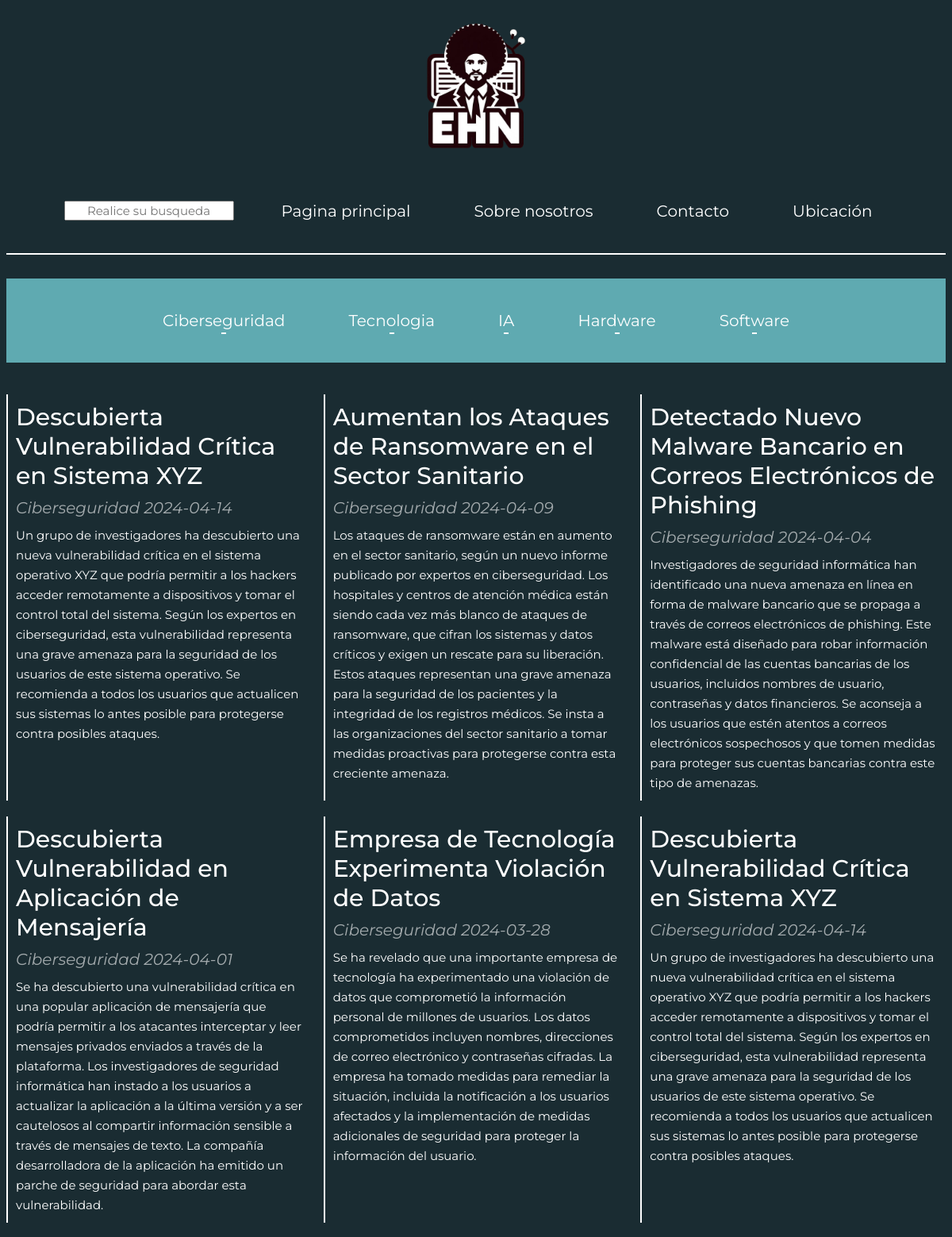
Screenshot of /htchamiti/index.php (upper part) with the database file from the repository.
### tables this page shows
Create Table Secciones (
ID_seccion int auto_increment primary key,
Seccion_noticia ENUM('Ciberseguridad','Tecnologia','IA','Hardware','Software')
);

Create Table Noticias (
	ID_noticia int auto_increment primary key,
    Contenido_noticia text,
    Fecha_noticia date,
    ID_seccion int,
    Titulo_noticia Char(100),
    FOREIGN KEY(ID_seccion) REFERENCES Secciones(ID_Seccion) ON UPDATE CASCADE ON DELETE SET NULL 
    );

### htchamiti/index.php (the view, shortened to what this page needs)
<?php
require('conn.php');
$consulta = "SELECT * FROM Noticias INNER JOIN Secciones ON Secciones.ID_seccion = Noticias.ID_seccion";
$result = $con -> query($consulta);
$consulta2 = "SELECT * FROM Secciones";
$result2 = $con -> query($consulta2);
?>
<!DOCTYPE html>
<html lang="en">
<head>
    <link rel="stylesheet" href="../styles/styles.css">
</head>
<body>
    <header>
        <a href="./index.html" class="logo"><img src="../data/img/logo.png" alt="logo de la empresa" ></a>
        <nav>
            <ul class="url">
                <li><input type="text" class="busqueda" placeholder="Realice su busqueda"></li>
                <li><a href="../index.html">Pagina principal</a></li>
                <li><a href="../sobreNosotros.html">Sobre nosotros</a></li>
                <li><a href="../contacto.html">Contacto</a></li>
                <li><a href="../ubicacion.html">Ubicación</a></li>
            </ul>
        </nav>
    </header>
    <main>
        <aside>
            <ul>
                <?php
                while($row2 = $result2 -> fetch_assoc()){
                    echo  "<li><a href =''>".$row2['Seccion_noticia']."</a></li>";
                }
                ?>
            </ul>
        </aside>
        <div class="contenedorNoticias">
            <?php
            while ($row = $result ->  fetch_assoc()) {
                echo '<article class="articulo tipo .'.$row['ID_noticia'].'">';
                echo '<h1 class="tituloArticulo">' . $row['Titulo_noticia'] .'</h1>';
                echo '<h5 class="subtitulo">' . $row['Seccion_noticia'] . ' ' . $row['Fecha_noticia']. '</h5>';
                echo '<p class="contenidoArticulo">' . $row['Contenido_noticia'] .  '</p>';
                echo '</article>';
            }
            ?>
        </div>
    </main>
</body>
</html>

### styles/styles.css (style rules this page uses)
html { scroll-behavior: smooth; }
body { display: grid; grid-template-columns: repeat(auto-fit, minmax(300px, 1fr)); grid-template-rows: auto; grid-column-gap: 0px; grid-row-gap: 30px; background-color: #1a2c32; }
header { display: flex; flex-wrap: wrap; grid-area: 1 / 1 / 1 / 8; width: 100%; border-bottom: #ffffff 2px solid; align-items: center; align-content: center; justify-content: center; }
.busqueda { font-family: 'montserrat'; font-weight: normal; font-size: 15px; text-align: center; }
.logo img { width: 200px; object-fit: cover; }
nav { grid-area: 1 / 2 / 2 / 6; display: flex; flex-wrap: wrap; }
nav ul { display: flex; flex-wrap: wrap; list-style: none; padding: 5px; justify-content: center; align-items: center; text-align: center; width: 100%; }
nav ul li { padding: 10px; margin: 10px; color: white; }
nav ul li a { text-decoration: none; color: white; font-family: 'Montserrat'; font-size: 20px; padding: 20px; }
a { text-decoration: none; }
main { grid-area: 2 / 1 / 5 / 8; }
main aside { display: flex; flex-wrap: wrap; background-color: rgb(95, 170, 177); position: sticky; top: 0; }
main aside ul { display: flex; flex-wrap: wrap; list-style: none; padding: 5px; justify-content: center; align-items: center; text-align: center; width: 100%; }
aside ul li { padding: 10px; margin: 10px; color: white; }
aside ul li a { text-decoration: none; color: white; font-family: 'Montserrat'; font-size: 20px; padding: 20px; --c:linear-gradient(#ffffff 0 0); padding-top: 1.50em ; padding-bottom: .25em; background: var(--c), var(--c); background-size: .3em .1em; background-position:50% 100%; background-repeat: no-repeat; transition: .3s linear, background-size .3s .2s linear; }
.contenedorNoticias { display: grid; grid-template-columns: repeat(auto-fit, minmax(300px,1fr)); grid-template-rows: auto; grid-column-gap: 15px; grid-row-gap: 20px; margin: 40px 0px; }
.articulo { border-left: #ffffff 2px solid; min-width: 300px; max-width: 500px; }
.articulo h1 { font-family: 'montserrat'; font-weight: bold; font-style: bold; font-size: 30px; color: #ffffff; }
.articulo h5 { font-family: 'montserrat'; font-weight: normal; font-style: italic; font-size: 20px; color: rgb(255, 255, 255,0.6); margin-top: 0; }
.articulo p { font-family: 'montserrat'; font-weight: normal; font-size: 15px; color: #ffffff; line-height: 25px; }
.articulo * { margin: 10px; }

### rows the page displays
secciones: Seccion_noticia "Ciberseguridad"
secciones: Seccion_noticia "Tecnologia"
secciones: Seccion_noticia "IA"
secciones: Seccion_noticia "Hardware"
secciones: Seccion_noticia "Software"
noticias: Titulo_noticia "Descubierta Vulnerabilidad Crítica en Sistema XYZ", ID_seccion.Seccion_noticia "Ciberseguridad", Fecha_noticia "2024-04-14", Contenido_noticia "Un grupo de investigadores ha descubierto una nueva vulnerabilidad crítica en el sistema operativo XYZ que podría permitir a los hackers acceder remotamente a dispositivos y tomar el control total del sistema. Según los expertos en ciberseguridad, esta vulnerabilidad representa una grave amenaza para la seguridad de los usuarios de este sistema operativo. Se recomienda a todos los usuarios que actualicen sus sistemas lo antes posible para protegerse contra posibles ataques."
noticias: Titulo_noticia "Aumentan los Ataques de Ransomware en el Sector Sanitario", ID_seccion.Seccion_noticia "Ciberseguridad", Fecha_noticia "2024-04-09", Contenido_noticia "Los ataques de ransomware están en aumento en el sector sanitario, según un nuevo informe publicado por expertos en ciberseguridad. Los hospitales y centros de atención médica están siendo cada vez más blanco de ataques de ransomware, que cifran los sistemas y datos críticos y exigen un rescate para su liberación. Estos ataques representan una grave amenaza para la seguridad de los pacientes y la integridad de los registros médicos. Se insta a las organizaciones del sector sanitario a tomar medidas proactivas para protegerse contra esta creciente amenaza."
noticias: Titulo_noticia "Detectado Nuevo Malware Bancario en Correos Electrónicos de Phishing", ID_seccion.Seccion_noticia "Ciberseguridad", Fecha_noticia "2024-04-04", Contenido_noticia "Investigadores de seguridad informática han identificado una nueva amenaza en línea en forma de malware bancario que se propaga a través de correos electrónicos de phishing. Este malware está diseñado para robar información confidencial de las cuentas bancarias de los usuarios, incluidos nombres de usuario, contraseñas y datos financieros. Se aconseja a los usuarios que estén atentos a correos electrónicos sospechosos y que tomen medidas para proteger sus cuentas bancarias contra este tipo de amenazas."
noticias: Titulo_noticia "Descubierta Vulnerabilidad en Aplicación de Mensajería", ID_seccion.Seccion_noticia "Ciberseguridad", Fecha_noticia "2024-04-01", Contenido_noticia "Se ha descubierto una vulnerabilidad crítica en una popular aplicación de mensajería que podría permitir a los atacantes interceptar y leer mensajes privados enviados a través de la plataforma. Los investigadores de seguridad informática han instado a los usuarios a actualizar la aplicación a la última versión y a ser cautelosos al compartir información sensible a través de mensajes de texto. La compañía desarrolladora de la aplicación ha emitido un parche de seguridad para abordar esta vulnerabilidad."
noticias: Titulo_noticia "Empresa de Tecnología Experimenta Violación de Datos", ID_seccion.Seccion_noticia "Ciberseguridad", Fecha_noticia "2024-03-28", Contenido_noticia "Se ha revelado que una importante empresa de tecnología ha experimentado una violación de datos que comprometió la información personal de millones de usuarios. Los datos comprometidos incluyen nombres, direcciones de correo electrónico y contraseñas cifradas. La empresa ha tomado medidas para remediar la situación, incluida la notificación a los usuarios afectados y la implementación de medidas adicionales de seguridad para proteger la información del usuario."
noticias: Titulo_noticia "Descubierta Vulnerabilidad Crítica en Sistema XYZ", ID_seccion.Seccion_noticia "Ciberseguridad", Fecha_noticia "2024-04-14", Contenido_noticia "Un grupo de investigadores ha descubierto una nueva vulnerabilidad crítica en el sistema operativo XYZ que podría permitir a los hackers acceder remotamente a dispositivos y tomar el control total del sistema. Según los expertos en ciberseguridad, esta vulnerabilidad representa una grave amenaza para la seguridad de los usuarios de este sistema operativo. Se recomienda a todos los usuarios que actualicen sus sistemas lo antes posible para protegerse contra posibles ataques."
